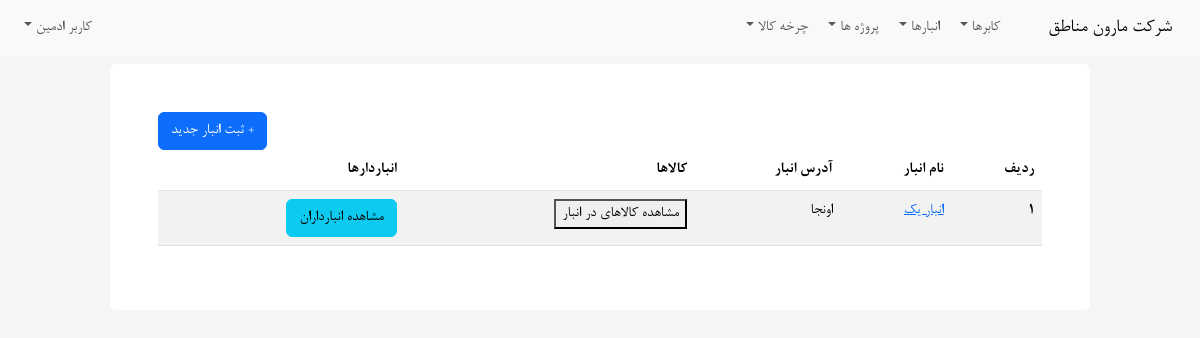
/warehouse/warehouse-list (signed in), run on the app's committed database.
### core/models.py (models this page shows, shortened)
class User(AbstractUser):
    warehouse_keeper = models.BooleanField('انباردار',default=False)
    technical = models.BooleanField('بخش فنی (متقاضی)',default=False)

### warehouse/models.py (models this page shows, shortened)
class Warehouse(models.Model):
    name = models.CharField("نام انبار",max_length=40)
    address = models.TextField("آدرس",blank=True,null=True)
    users = models.ManyToManyField(settings.AUTH_USER_MODEL,verbose_name='انباردارها',blank=True,limit_choices_to={'warehouse_keeper':True})
    created = models.DateTimeField(auto_now=False,auto_now_add=True)
    updated = models.DateTimeField(auto_now=True,auto_now_add=False)
    created_by = models.ForeignKey(settings.AUTH_USER_MODEL,
        verbose_name='ثبت شده توسط',null=True,on_delete=models.SET_NULL,
        related_name='warehouses')
    objects = WarehouseManager()
    class Meta:
        verbose_name = "انبار"
        verbose_name_plural = "انبارها"
    def get_edit_url(self):
        return reverse('warehouse_edit',kwargs={'id':self.id})

### warehouse/views.py (the view)
# urls.py: path('warehouse-list',views.warehouse_list,name='warehouse_list'),
@login_required
def warehouse_list(request:HttpRequest):
    user = request.user
    if not user.is_superuser:
        msg = 'شما دسترسی لازم برای مشاهده این صفحه را ندارید'
        messages.error(request,msg)
        return redirect('home')
    warehouses = Warehouse.objects.all()
    context = {'warehouses':warehouses}
    return render(request,'warehouse/list.html',context)

### warehouse/models.py (called while the page is built)
    def get_queryset(self):
        return super().get_queryset().select_related('created_by')

### warehouse/templates/warehouse/list.html (shortened to what this page needs)
{% extends 'core/base.html' %} {% block content %}
<div class="col-12 col-md-10 rounded p-5 mx-auto bg-white">
    <a class="btn btn-primary" style="float: left;" href="{% url 'warehouse_add' %}">+ ثبت انبار جدید</a>
    {% if warehouses %}
    <table class="table table-striped">
        <thead>
            <tr>
                <th scope="col">ردیف</th>
                <th scope="col">نام انبار</th>
                <th scope="col">آدرس انبار</th>
                <th scope="col">کالاها</th>
                <th scope="col">انباردارها</th>
            </tr>
        </thead>
        <tbody>
            {% for warehouse in warehouses %}
            <tr>
                <th scope="row">{{forloop.counter}}</th>
                <td><a href="{{warehouse.get_edit_url}}">{{warehouse.name}}</a></td>
                <td>
                    {{warehouse.address}}
                </td>
                <td>
                    <button>مشاهده کالاهای در انبار</button>
                </td>
                <td>
                    <button class="btn btn-info"
                    data-bs-toggle="modal" data-bs-target="#warehouseKeeperModal"
                    data-bs-id = "{{warehouse.id}}"
                    >مشاهده انبارداران</button>
                </td>
            </tr>
            {% endfor %}
        </tbody>
    </table>
    {% else %}
    <h1>تاکنون انباری ثبت نشده است.</h1>
    {% endif %}
</div>
{% endblock %}

### core/templates/core/navbar.html (shortened to what this page needs)
<nav class="navbar navbar-expand-lg bg-body-tertiary mb-2">
  <div class="container-fluid">
    <a class="navbar-brand" href="{% url 'home' %}">شرکت مارون مناطق</a>
    <div class="collapse navbar-collapse" id="homeNavBar">
      <ul class="navbar-nav ms-auto mb-2 mb-lg-0">
        {% if request.user.is_authenticated and request.user.is_superuser %}
        <li class="nav-item dropdown">
          <a
            class="nav-link dropdown-toggle"
            href="#"
            role="button"
            data-bs-toggle="dropdown"
            aria-expanded="false"
          >
            کابرها
          </a>
        </li>
        {% endif %}
        {% if request.user.is_authenticated and request.user.is_superuser %}
        <li class="nav-item dropdown">
          <a
            class="nav-link dropdown-toggle"
            href="#"
            role="button"
            data-bs-toggle="dropdown"
            aria-expanded="false"
          >
            انبارها
          </a>
        </li>
        <li class="nav-item dropdown">
          <a
            class="nav-link dropdown-toggle"
            href="#"
            role="button"
            data-bs-toggle="dropdown"
            aria-expanded="false"
          >
            پروژه ها
          </a>
        </li>
        {% endif %}
        {% if request.user.is_authenticated %}
          {% if request.user.is_superuser or 1 %}
          <li class="nav-item dropdown">
            <a
              class="nav-link dropdown-toggle"
              href="#"
              role="button"
              data-bs-toggle="dropdown"
              aria-expanded="false"
            >
              چرخه کالا
            </a>
          </li>
          {% endif %}
        {% endif %}
      </ul>
      <ul class="navbar-nav me-auto mb-2 mb-lg-0">
          {% if request.user.is_authenticated %}
        <li class="nav-item dropdown">
          <a
            class="nav-link dropdown-toggle"
            href="#"
            role="button"
            data-bs-toggle="dropdown"
            aria-expanded="false"
          >
            {{request.user.first_name}} {{request.user.last_name}}
          </a>
        </li>
        {% endif %}
      </ul>
    </div>
  </div>
</nav>

### core/static/core/css/main.css (style rules this page uses)
*:not(i) { font-family: 'B Nazanin'; }
.bg-main { background-color: rgb(245, 245, 245); }

### data on the page
User: user.first_name "کاربر", user.last_name "ادمین"
Warehouse: name "انبار یک", address "اونجا"
